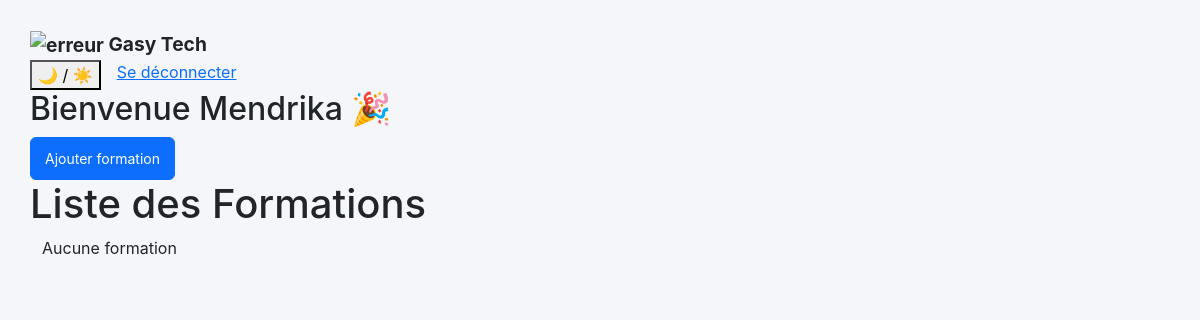
/dashboard.php (signed in), run on an earlier commit of the app's database.
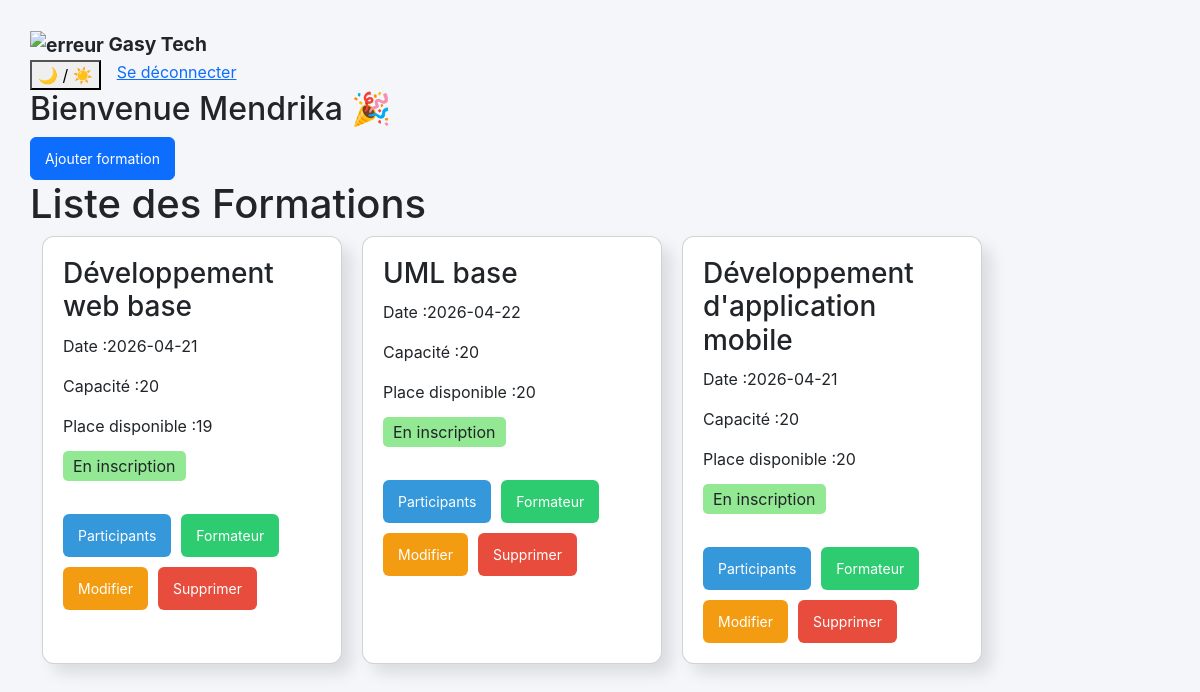
And on a later commit of the database.
### tables this page shows
CREATE TABLE `formation` (
  `id_formation` int(11) NOT NULL,
  `titre_formation` text NOT NULL,
  `date_debut` date NOT NULL DEFAULT current_timestamp(),
  `capacite` int(11) NOT NULL DEFAULT 20,
  `placeDispo` int(11) NOT NULL DEFAULT 20,
  `statut` enum('en inscription','en cours','terminé') NOT NULL DEFAULT 'en inscription'
);

### dashboard.php (the view, shortened to what this page needs)
<?php
require './authentification/config.php';
?>
<!DOCTYPE html>
<html>
<head>
    <link href="https://cdn.jsdelivr.net/npm/bootstrap@5.3.3/dist/css/bootstrap.min.css" rel="stylesheet">
    <link rel="stylesheet" href="dashboard.css">
</head>
<body>
        <header>
        <nav>
            <div style="font-weight: 700; font-size: 1.2rem; color: var(--color-accent);">
                <img src="fond3.png" alt="erreur" width="50px" height="30px">  Gasy Tech</div>
            <div style="display: flex; gap: 1rem; flex-wrap: wrap;">
                <button id="theme-toggle">🌙 / ☀️</button>
                <a href="./authentification/logout.php">Se déconnecter</a>
            </div>
        </nav>
    </header>
    <h2>Bienvenue <?php echo $_SESSION['admin']; ?> 🎉</h2>
    <button class="btn btn-primary" data-bs-toggle="modal" data-bs-target="#formModal" >Ajouter formation</button>
    <h1>Liste des Formations</h1>
    <?php
        $sql="SELECT * FROM formation";
        $result = $pdo->prepare($sql);
        $result->execute();
        $row=$result->fetchAll(PDO::FETCH_ASSOC);
    ?>
    <div class="container">
        <?php
        if(count($row) > 0){
            foreach($row as $ligne){
        ?>
        <div class="card">
            <h3><?php echo $ligne['titre_formation']; ?></h3>
            <p>Date :<?php echo $ligne['date_debut']; ?></p>
            <span>
                <p>Capacité :<?php echo $ligne['capacite']; ?></p>
                <p>Place disponible :<?php echo $ligne['placeDispo']; ?></p>
            </span>
                <p><?php
                    if($ligne['statut'] == "en inscription"){
                        echo '<span id="disponible">En inscription</span>';
                    } else if($ligne['statut'] == "en cours"){
                        echo '<span id="indisponible">En cours</span>';
                    } else{
                        echo '<span id="terminé">Terminé</span>';
                    }?>
                </p>
            <div class="actions">
                <button type="button" class="btn participant" data-bs-toggle="modal" data-bs-target="#participantModal<?php echo $ligne['id_formation']; ?>">Participants</button>
                <a class="btn formateur"href="attribuer_formateur.php?id=<?php echo $ligne['id_formation']; ?>">Formateur</a>
                <a class="btn modifier" href="modifier.php?id=<?php echo $ligne['id_formation']; ?>">Modifier</a>
                <a class="btn supprimer" href="supprimer.php?id=<?php echo $ligne['id_formation']; ?>">Supprimer</a>
            </div>
        </div>
        <?php }
        } else {
            echo "Aucune formation";
        } ?>
    </div>
</body>
</html>

### dashboard.css (style rules this page uses)
body { font-family: -apple-system, BlinkMacSystemFont, 'Segoe UI', 'Roboto', 'Oxygen', 'Ubuntu', sans-serif; background:#f4f6f9; padding:30px; }
.container { display:flex; flex-wrap:wrap; gap:20px; }
.card { width:300px; background:white; padding:20px; border-radius:12px; box-shadow:10px 10px 15px rgba(0,0,0,0.1); transition:1s; }
h3 { margin-bottom:10px; }
.actions { margin-top:20px; display:flex; flex-wrap:wrap; gap:10px; }
.btn { text-decoration:none; padding:10px 14px; border-radius:6px; color:white; font-size:14px; transition:0.5s; }
.participant { background:#3498db; }
.formateur { background:#2ecc71; }
.modifier { background:#f39c12; }
.supprimer { background:#e74c3c; }
#disponible { background-color: rgb(147, 233, 147); padding: 5px 10px; border-radius: 5px; }

What changed in the data, as far as the page shows it:
added formation: titre_formation "Développement web base", date_debut "2026-04-21", capacite "20", placeDispo "19", statut "En inscription"
added formation: titre_formation "UML base", date_debut "2026-04-22", capacite "20", placeDispo "20", statut "En inscription"
added formation: titre_formation "Développement d'application mobile", date_debut "2026-04-21", capacite "20", placeDispo "20", statut "En inscription"
Also different on the page:
text no longer shown: "Aucune formation"
